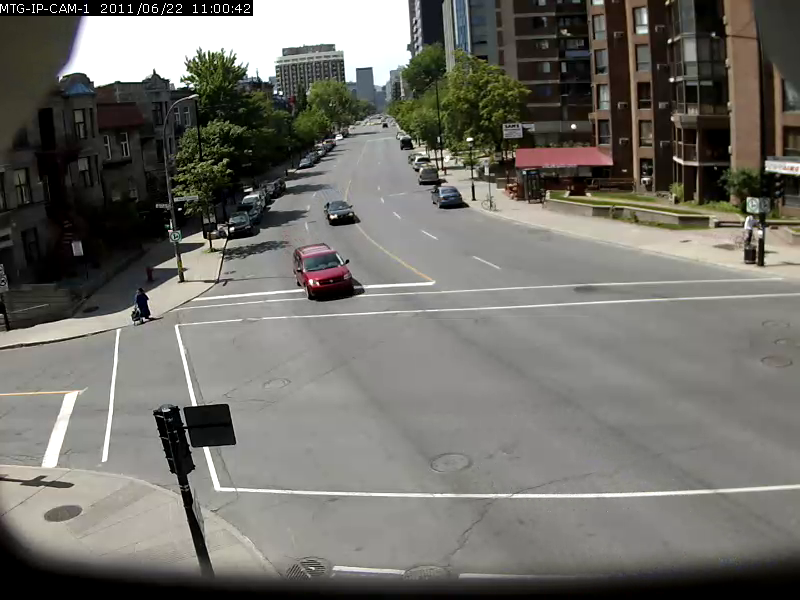
#> input picture frame 59 of Aulas/Semana 8/video.mp4, 800 x 600 px
$ jupyter execute 'Processamento de vídeo.ipynb'
#> lines starting #> are read from the running program, lines starting #| are printed output that depends on the picture
#> further down, curr_frame is the input picture: shape (600, 800, 3); mean B, G, R 104.5, 110.7, 112.4
# Processamento de Vídeo utilizando o OpenCV

[cell 1]
import cv2             # OpenCV
import numpy as np

### 1. Leitura e processamento de um arquivo de vídeo

[cell 2]
def green_boost(img, gamma):
    '''Enaltece o canal verde de uma imagem através de uma transformação
    pontual de lei de potência.'''
#> called with gamma = 0.5

    green_channel = img[:,:,1]
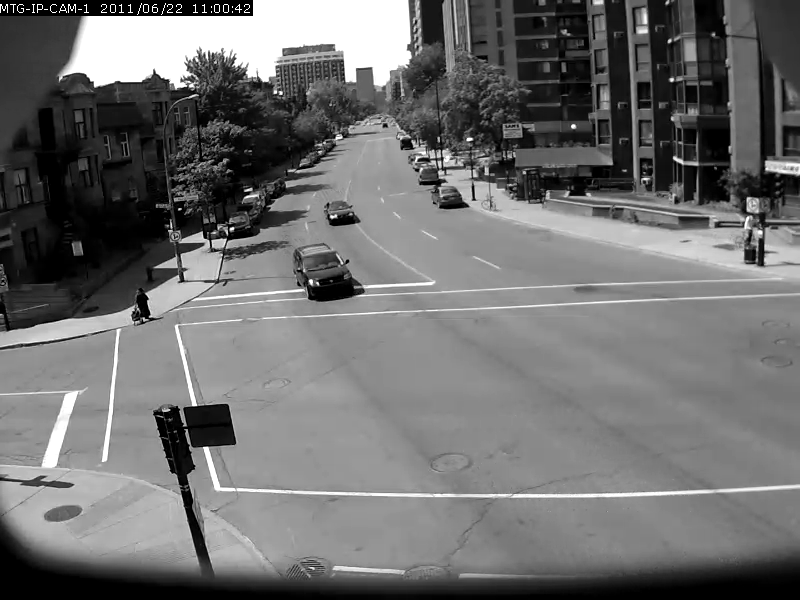
#> green_channel: shape (600, 800); min 0, max 255, mean 110.7
    new_green_channel = np.power(green_channel, gamma)
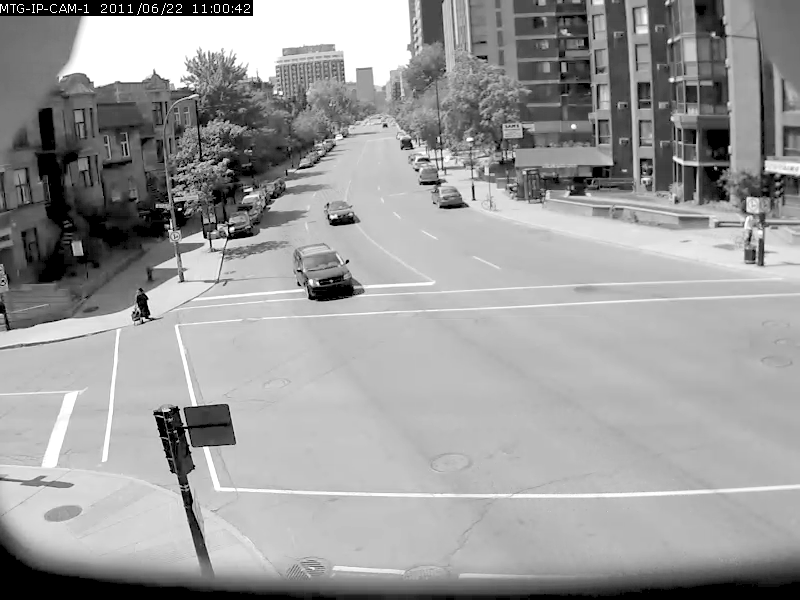
#> new_green_channel: shape (600, 800) float64; min 0, max 15.97, mean 9.75; drawn with min black and max white
    new_green_channel_normalized = 255*new_green_channel/np.max(new_green_channel)
    new_green_channel_normalized = np.round(new_green_channel_normalized).astype(np.uint8)
    new_img = img.copy()
    new_img[:,:,1] = new_green_channel_normalized
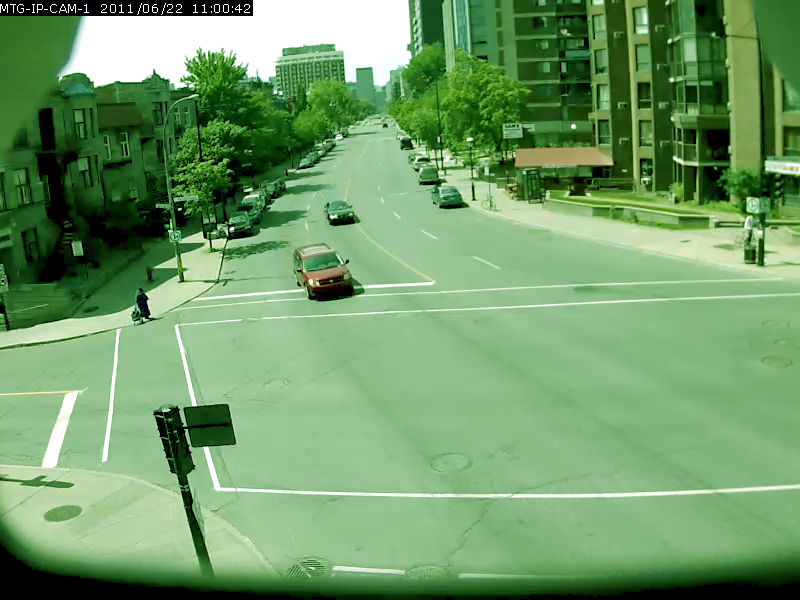
#> new_img: shape (600, 800, 3); mean B, G, R 104.5, 155.7, 112.4

    return new_img

# Abre arquivo de vídeo
vcap = cv2.VideoCapture('video.mp4')

while True:

    # Obtém próximo frame do vídeo. ret indica se o frame
    # foi lido com sucesso, curr_frame possui a imagem
    ret, curr_frame = vcap.read()
    if ret==True:
        # Aqui podemos aplicar métodos de processamento de imagem na imagem curr_frame.
        # Por exemplo, enaltecer o canal verde
        new_frame = green_boost(curr_frame, gamma=0.5)
        cv2.imshow('frame',new_frame)

    # cv2.waitKey(x) faz o programa esperar x milisegundos para que uma tecla
    # seja digitada.
    # - Dependendo da plataforma, o resultado dessa função pode ser um número com mais
    # de 8 bits. É comum que uma operação bitwise and seja feita entre o resultado
    # dessa função e o número 0xff (11111111), de forma que apenas os 8 primeiros bits
    # sejam mantidos.
    # - Em alguns casos, o vídeo será mostrado em uma velocidade muito grande. Se isso
    # ocorrer, é recomendável utilizar cv2.waitKey(33), que significa esperar 33 milisegundos
    # para que uma tecla seja digitada. Isso equivale a mostrar 30 imagens por segundo (1/0.033).
    # Portanto, o FPS (frames per second) do vídeo mostrado será aproximadamente 30. O
    # valor não é exatamente 30 porque um tempo é gasto no processamento do frame
    key = cv2.waitKey(1) & 0xff
#> (key Esc is pressed here)

    # A tecla esc corresponde ao valor 27
    if key == 27:
        break

# Libera o arquivo
vcap.release()
# Fecha a janela
cv2.destroyAllWindows()

### 2. Leitura e processamento utilizando uma câmera

[cell 3]
import scipy.ndimage as ndi

def process_frame(img):

    img_gray = cv2.cvtColor(img, cv2.COLOR_BGR2GRAY)
    img_gray = img_gray.astype(float)
    grad_mag = ndi.gaussian_gradient_magnitude(img_gray, sigma=2)
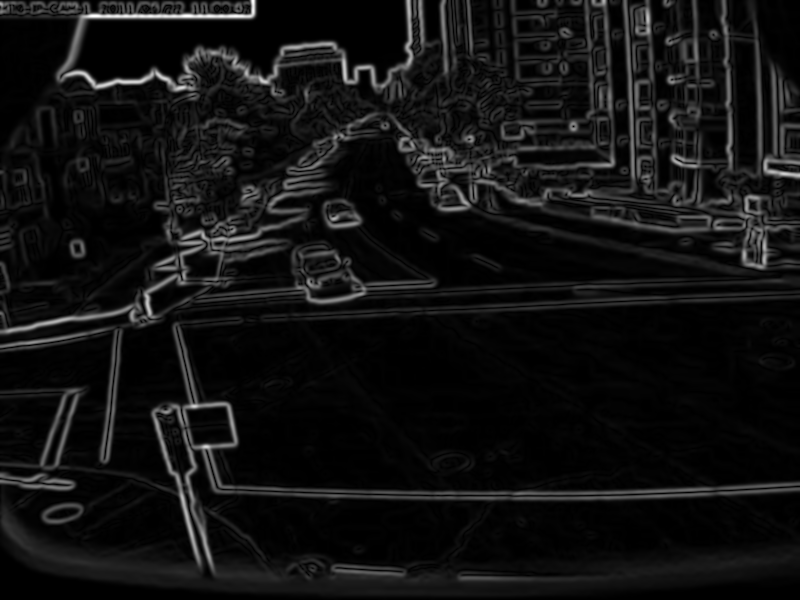
#> grad_mag: shape (600, 800) float64; min 0, max 49.76, mean 3.6; drawn with min black and max white
    grad_mag_norm = grad_mag - np.min(grad_mag)
    grad_mag_norm = 255*grad_mag_norm/np.max(grad_mag_norm)
    grad_mag_norm = np.round(grad_mag_norm).astype(np.uint8)
    return grad_mag_norm

# Abre dispositivo de captura. O parâmetro 0 faz com que
# a primeira câmera encontrada seja utilizada
vcap = cv2.VideoCapture(1)

while True:
    ret, curr_frame = vcap.read()
    if ret==True:
        # Podemos redimensionar a imagem para diminuir o custo
        # computacional necessário para processar os frames
        #resized_frame = cv2.resize(curr_frame, (640, 360))
        processed_frame = process_frame(curr_frame)

        cv2.imshow('frame', curr_frame)
    else:
        print("Frame not available")

    key = cv2.waitKey(1) & 0xff
#> (key Esc is pressed here)

    if key == 27:
        break

vcap.release()
cv2.destroyAllWindows()

$ run again, starting later in the video
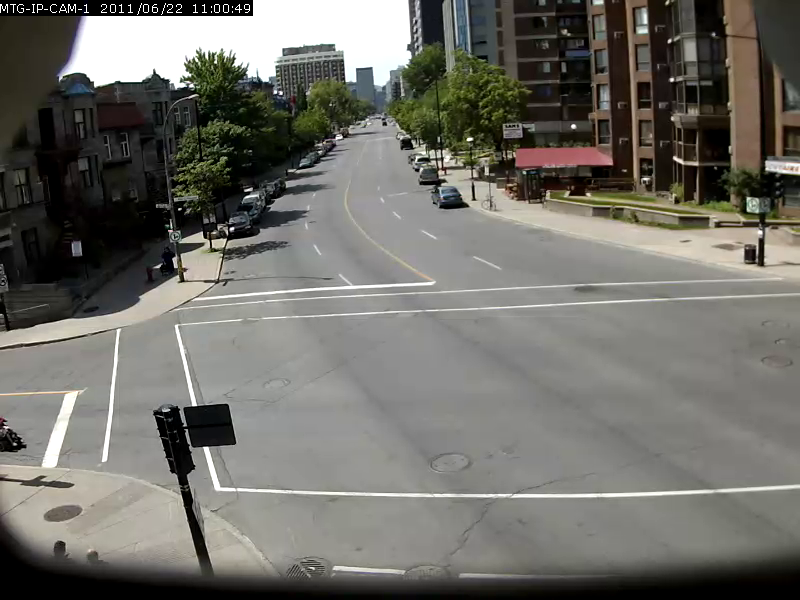
#> input picture frame 268 of Aulas/Semana 8/video.mp4, 800 x 600 px
#> curr_frame is the input picture: shape (600, 800, 3); mean B, G, R 104.1, 110.3, 111.6
#> in green_boost, `new_img[:,:,1] = new_green_channel_normalized`:
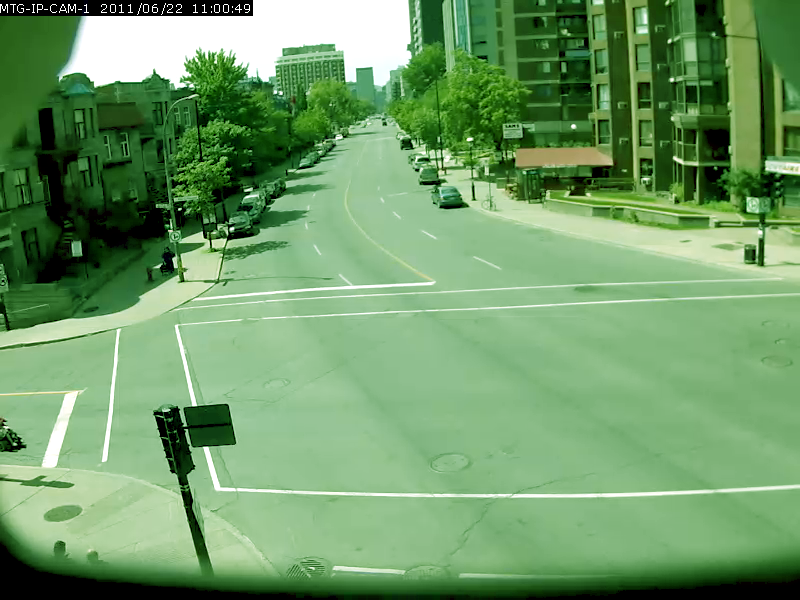
#> new_img: shape (600, 800, 3); mean B, G, R 104.1, 155.4, 111.6
#> in process_frame, `grad_mag = ndi.gaussian_gradient_magnitude(img_gray, sigma=2)`:
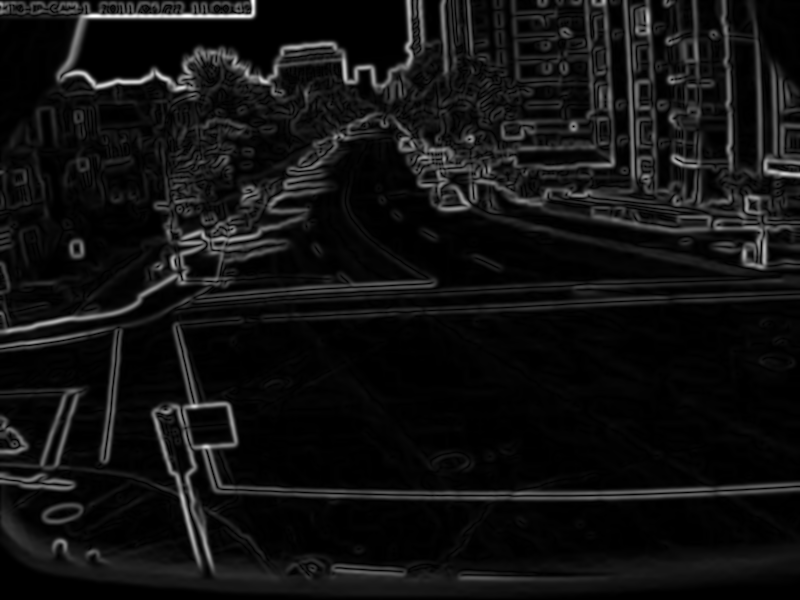
#> grad_mag: shape (600, 800) float64; min 0, max 49.76, mean 3.5; drawn with min black and max white

$ run again, starting later in the video
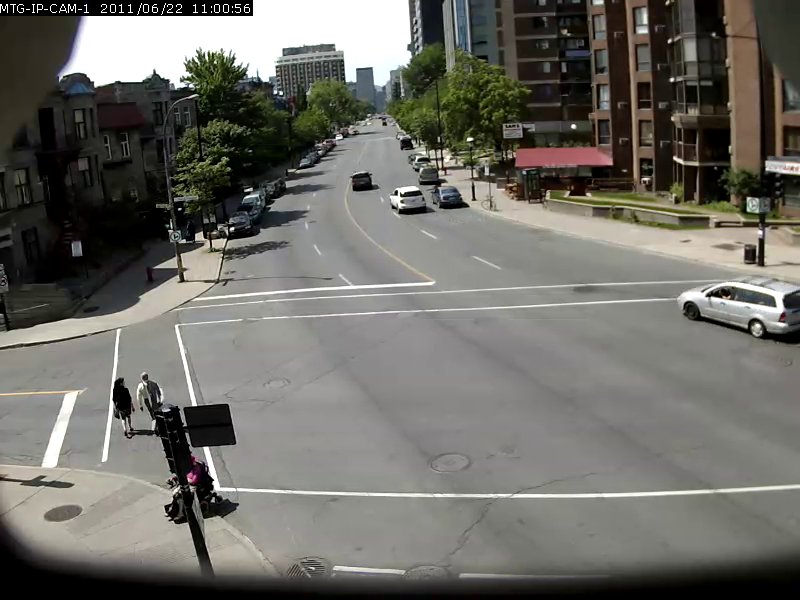
#> input picture frame 477 of Aulas/Semana 8/video.mp4, 800 x 600 px
#> curr_frame is the input picture: shape (600, 800, 3); mean B, G, R 102.4, 108.4, 109.9
#> in green_boost, `new_img[:,:,1] = new_green_channel_normalized`:
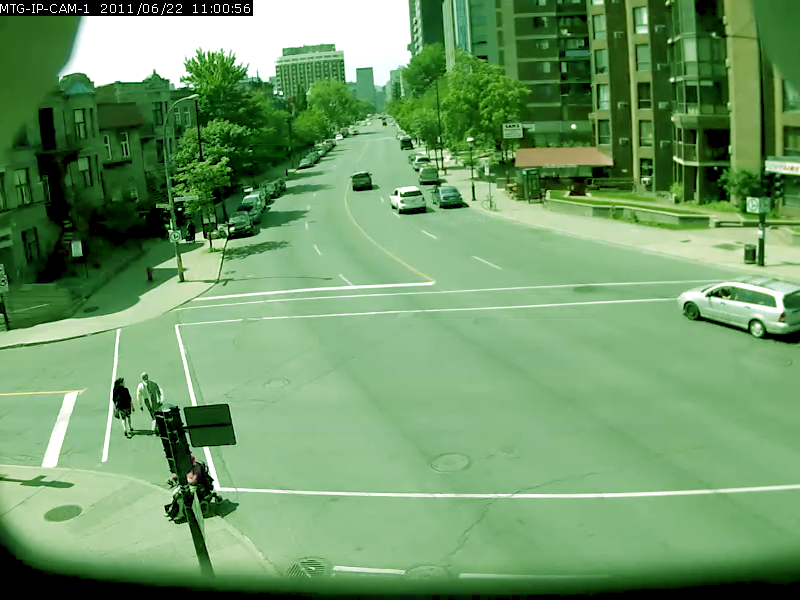
#> new_img: shape (600, 800, 3); mean B, G, R 102.4, 153.7, 109.9
#> in process_frame, `grad_mag = ndi.gaussian_gradient_magnitude(img_gray, sigma=2)`:
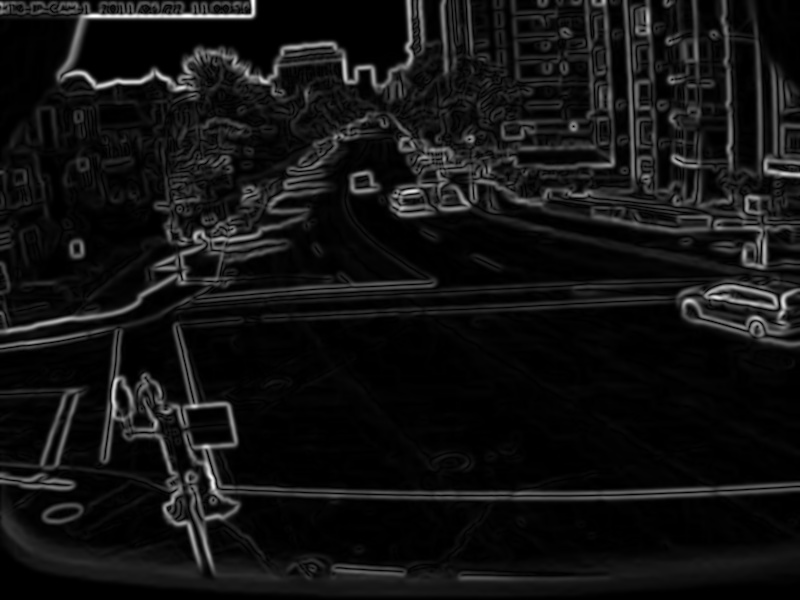
#> grad_mag: shape (600, 800) float64; min 0, max 49.76, mean 3.7; drawn with min black and max white
